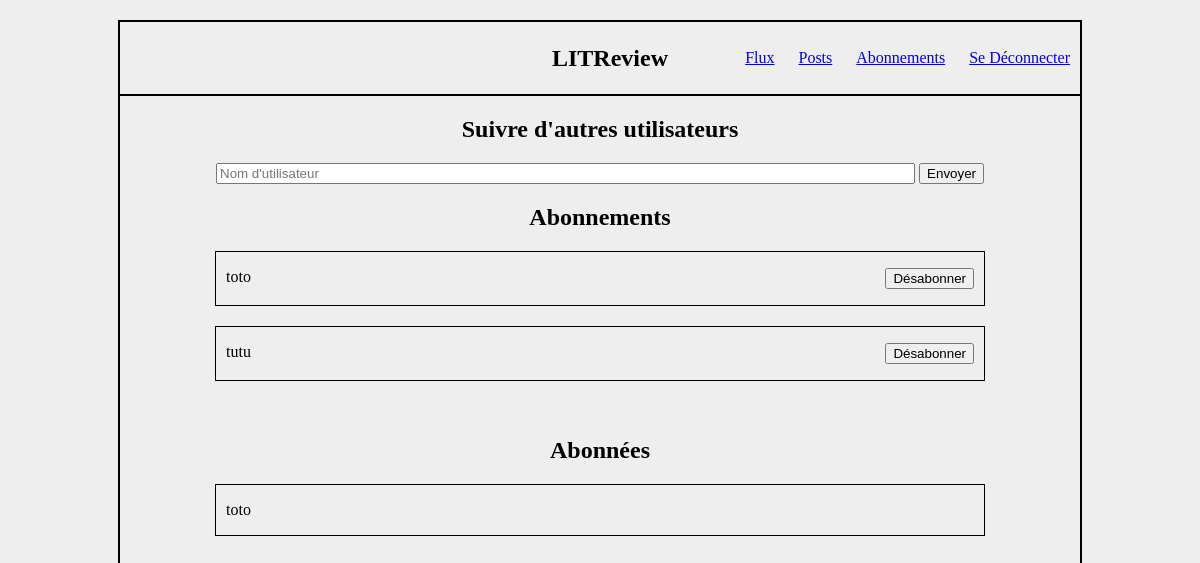
Screenshot of /subs/ (signed in) with the database file from the repository.
### review/models.py (models this page shows)
class UserFollows(models.Model):
    user = models.ForeignKey(to=settings.AUTH_USER_MODEL,
                             on_delete=models.CASCADE,
                             related_name='following')
    followed_user = models.ForeignKey(to=settings.AUTH_USER_MODEL,
                                      on_delete=models.CASCADE,
                                      related_name='followed_by')
    class Meta:
        unique_together = ('user', 'followed_user',)

### review/views.py (the view, shortened to what this page needs)
# urls.py: path('subs/', review.views.subs, name='subs'),
@login_required
def subs(request):
    context = {}
    main_user = models.UserFollows()
    if models.UserFollows.objects.filter(user=request.user):
        context['followed'] = models.UserFollows.objects.filter(
            user=request.user)
    if models.UserFollows.objects.filter(followed_user=request.user):
        context['following'] = models.UserFollows.objects.filter(
            followed_user=request.user)
    return render(request, 'review/subs.html', context)

### review/templates/review/subs.html (shortened to what this page needs)
{% extends 'base.html' %}
{% block content %}
<h2>Suivre d'autres utilisateurs</h2>
<div class="search">
    <form method="post" action="{% url 'subs' %}">
        <input type="text" name="username" placeholder="Nom d'utilisateur">
        <button type="submit">Envoyer</button>
    </form>
</div>
<h2>Abonnements</h2>
{% if followed %}
    {% for sub in followed %}
    <div class="follow">
        <p class="user">{{ sub.followed_user }}</p>
        <p><a href="{% url 'delete_sub' sub.id %}"><button>Désabonner</button></a></p>
    </div>
    {% endfor %}
{% else %}
    <div>
        <p class="no_follow">Vous ne suivez personne pour l'instant !</p>
    </div>
{% endif %}
<br>
<br>
<h2>Abonnées</h2>
{% if following %}
    {% for sub in following %}
        <div class="follow">
            <p class="user">{{ sub.user }}</p>
        </div>
    {% endfor %}
    {% else %}
        <div class="no_follow">
            <p>Personne de vous suit pour l'instant !</p>
        </div>
{% endif %}
{% endblock %}

### static/style.css (style rules this page uses)
html { background-color: #EEE; height: 100%; }
body { height: 90%; border: solid 2px; width: 80%; margin: auto; margin-top: 20px; }
.follow { width: 80%; margin: auto; margin-top: 20px; border: solid 1px; display: flex; justify-content: space-between; vertical-align: center; }
.follow p { margin-left: 10px; margin-right: 10px; }
.search { width: 80%; margin: auto; margin-top: 20px; }
.search form { display: flex; justify-content: space-between; }
.search form input { width: 90%; }

### rows the page displays
UserFollows: followed_user "toto"
UserFollows: followed_user "tutu"
UserFollows: user "toto"
